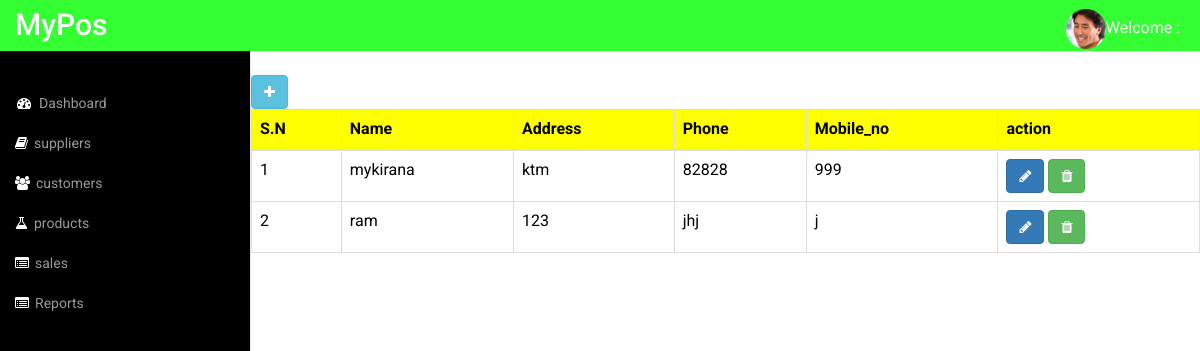
Screenshot of /supplier/list/ with the database file from the repository.
### posapp/models.py (models this page shows, shortened)
class Supplier(models.Model):
    name = models.CharField(max_length=100,null=True,blank=True)
    address = models.CharField(max_length=250, null= True, blank=True)
    phone = models.CharField(max_length=100, null=True, blank=True)
    mobile_no = models.CharField(max_length=100, null=True, blank=True)
    class Meta:
        db_table = 'New supplier'

### posapp/views.py (the view)
# urls.py: path('supplier/list/', SupplierListView.as_view(), name='supplierlist'),
class SupplierListView(TemplateView):
    template_name = 'supplier/supplierlist.html'
    def get_context_data(self, **kwargs):
        context = super().get_context_data(**kwargs)
        context['suppliers'] = Supplier.objects.all()
        return context

### templates/supplier/supplierlist.html
{% extends 'admintemplates/adminbase.html' %}
{% load static %}
{% block content %}
	<div class="row">
		<div class="col-md-12 table-responsive-sm">
            <br>
			<a href="{% url 'posapp:studentcreate' %}" class="btn btn-info"><i class="fa fa-plus"></i></a>
			<table class="table table-bordered">
				<thead style="background-color: yellow;color:black;">
					<tr class="text-dark">
						<th>S.N</th>
						<th>Name</th>
						<th>Address</th>
						<th>Phone</th>
						<th>Mobile_no</th>
						<th>action</th>
					</tr>
				</thead>
				<tbody>
					{% for suppliers in suppliers %}
					<tr style="color: black;">
						<td>{{ forloop.counter }}</td>
						<td>{{ suppliers.name }}</td>
						<td>{{ suppliers.address }}</td>
						<td>{{ suppliers.phone }}</td>
						<td>{{ suppliers.mobile_no }}</td>
						<td>
                            <a href="{% url 'posapp:supplierupdate' suppliers.id %}" class="btn btn-primary"><i class="fa fa-pencil"></i></a>
							<a href="{% url 'posapp:supplierdelete' suppliers.id %}" class="btn btn-success"><i class="fa fa-trash"></i></a>
						</td>
					</tr>
					{% endfor %}
				</tbody>
			</table>
		</div>
	</div>
{% endblock %}

### static/adminstatic/css/style.css (style rules this page uses)
html, body { font-family: 'Roboto', sans-serif; font-size: 100%; background:#000; overflow-x: hidden; }
body a { transition:0.5s all; -webkit-transition:0.5s all; -moz-transition:0.5s all; -o-transition:0.5s all; -ms-transition:0.5s all; }

### rows the page displays
Supplier: name "mykirana", address "ktm", phone "82828", mobile_no "999"
Supplier: name "ram", address "123", phone "jhj", mobile_no "j"
